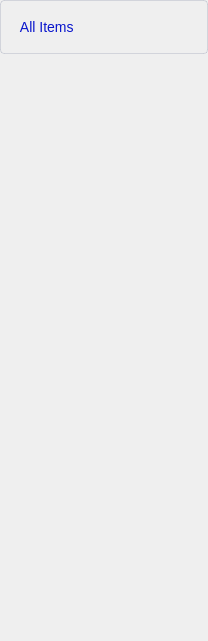
             <widget class="QWidget" name="inventory_room_frame">
              <property name="geometry">
               <rect>
                <x>0</x>
                <y>0</y>
                <width>208</width>
                <height>641</height>
               </rect>
              </property>
              <layout class="QVBoxLayout" name="inventory_room_layout_2">
               <property name="spacing">
                <number>0</number>
               </property>
               <property name="leftMargin">
                <number>0</number>
               </property>
               <property name="topMargin">
                <number>0</number>
               </property>
               <property name="rightMargin">
                <number>0</number>
               </property>
               <property name="bottomMargin">
                <number>0</number>
               </property>
               <item>
                <widget class="QFrame" name="inventory_room_frame_2">
                 <property name="frameShape">
                  <enum>QFrame::NoFrame</enum>
                 </property>
                 <property name="frameShadow">
                  <enum>QFrame::Raised</enum>
                 </property>
                 <layout class="QVBoxLayout" name="inventory_room_layout_3">
                  <property name="spacing">
                   <number>0</number>
                  </property>
                  <property name="leftMargin">
                   <number>0</number>
                  </property>
                  <property name="topMargin">
                   <number>0</number>
                  </property>
                  <property name="rightMargin">
                   <number>0</number>
                  </property>
                  <property name="bottomMargin">
                   <number>0</number>
                  </property>
                  <item alignment="Qt::AlignTop">
                   <widget class="QFrame" name="inventory_room_menu_frame">
                    <property name="frameShape">
                     <enum>QFrame::NoFrame</enum>
                    </property>
                    <property name="frameShadow">
                     <enum>QFrame::Raised</enum>
                    </property>
                    <layout class="QVBoxLayout" name="inventory_room_menu_layout">
                     <property name="spacing">
                      <number>2</number>
                     </property>
                     <property name="leftMargin">
                      <number>0</number>
                     </property>
                     <property name="topMargin">
                      <number>0</number>
                     </property>
                     <property name="rightMargin">
                      <number>0</number>
                     </property>
                     <property name="bottomMargin">
                      <number>0</number>
                     </property>
                     <item>
                      <widget class="QPushButton" name="pushButton_4">
                       <property name="minimumSize">
                        <size>
                         <width>208</width>
                         <height>54</height>
                        </size>
                       </property>
                       <property name="maximumSize">
                        <size>
                         <width>208</width>
                         <height>54</height>
                        </size>
                       </property>
                       <property name="styleSheet">
                        <string notr="true">QPushButton {
	border: 0.5px solid rgba(181, 184, 199, 0.5);
	border-radius: 4px;
	color: #0915CC;
	font-size: 14px;
	qproperty-icon: url(:/image/Login_pic.png);
	text-align: left;
	padding-left: 12px;
}

QPushButton:hover {
	border: 0.5px solid #0915CC;
}</string>
                       </property>
                       <property name="text">
                        <string>  All Items</string>
                       </property>
                       <property name="iconSize">
                        <size>
                         <width>20</width>
                         <height>20</height>
                        </size>
                       </property>
                       <property name="checkable">
                        <bool>true</bool>
                       </property>
                      </widget>
                     </item>
                    </layout>
                   </widget>
                  </item>
                 </layout>
                </widget>
               </item>
              </layout>
             </widget>
